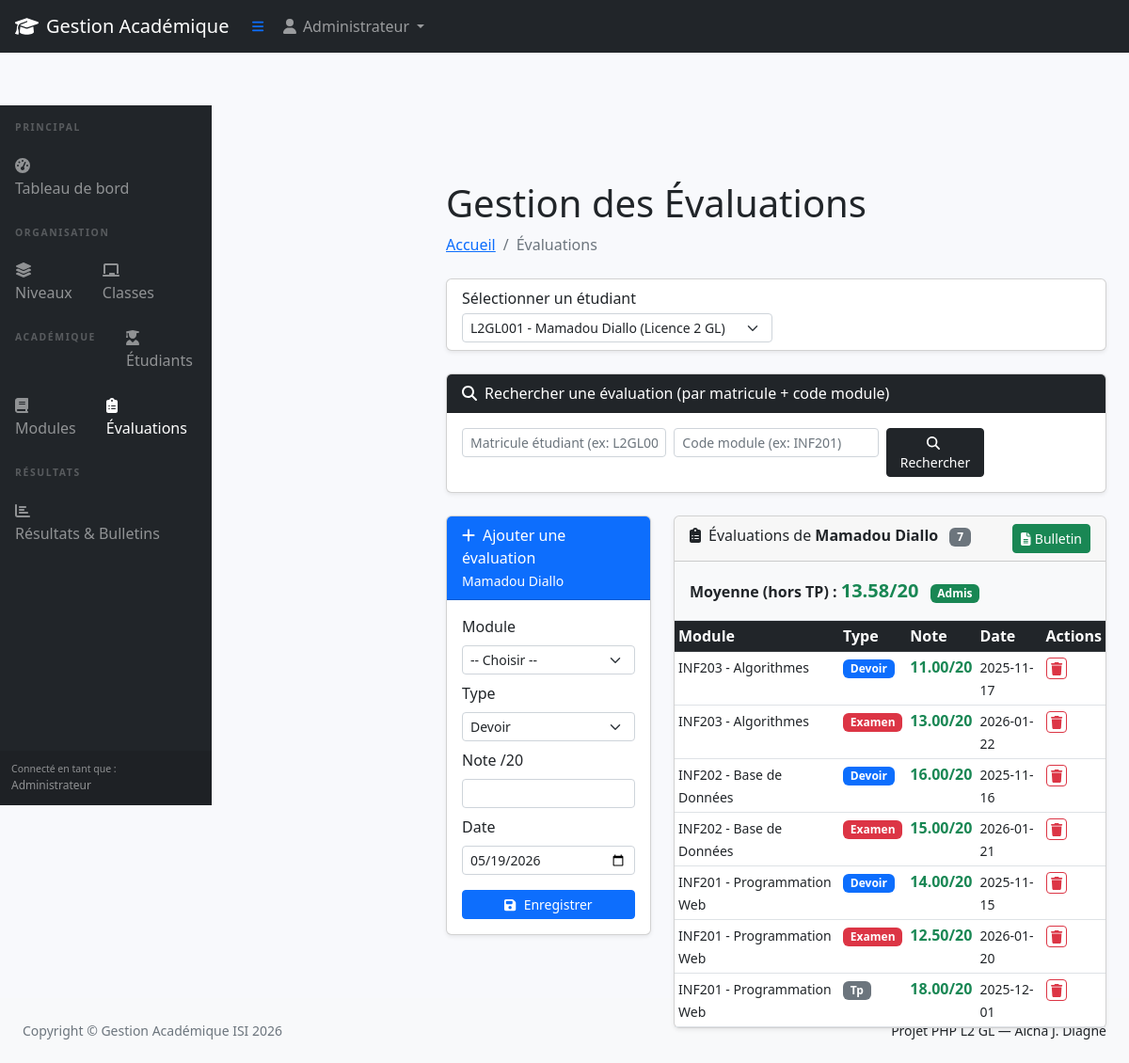
Page /index.php?page=evaluations&etudiant_id=1 (signed in) on the committed database.
### tables this page shows
CREATE TABLE IF NOT EXISTS etudiants (
    id INT AUTO_INCREMENT PRIMARY KEY,
    matricule VARCHAR(20) NOT NULL UNIQUE,
    nom VARCHAR(100) NOT NULL,
    prenom VARCHAR(100) NOT NULL,
    email VARCHAR(150),
    classe_id INT NOT NULL,
    created_at TIMESTAMP DEFAULT CURRENT_TIMESTAMP,
    FOREIGN KEY (classe_id) REFERENCES classes(id) ON DELETE CASCADE
);

CREATE TABLE IF NOT EXISTS evaluations (
    id INT AUTO_INCREMENT PRIMARY KEY,
    etudiant_id INT NOT NULL,
    module_id INT NOT NULL,
    type_eval ENUM('devoir', 'examen', 'tp') NOT NULL,
    note DECIMAL(5,2) NOT NULL CHECK (note >= 0 AND note <= 20),
    date_eval DATE NOT NULL,
    created_at TIMESTAMP DEFAULT CURRENT_TIMESTAMP,
    FOREIGN KEY (etudiant_id) REFERENCES etudiants(id) ON DELETE CASCADE,
    FOREIGN KEY (module_id) REFERENCES modules(id) ON DELETE CASCADE
);

CREATE TABLE IF NOT EXISTS modules (
    id INT AUTO_INCREMENT PRIMARY KEY,
    code VARCHAR(20) NOT NULL UNIQUE,
    nom VARCHAR(100) NOT NULL,
    created_at TIMESTAMP DEFAULT CURRENT_TIMESTAMP
);

### traitements/requetes.php (called while the page is built, shortened)
<?php
function getAllEtudiants()
{
    $pdo = getConnexion();
    return $pdo->query("SELECT e.*, c.nom AS classe_nom, n.nom AS niveau_nom FROM etudiants e JOIN classes c ON e.classe_id = c.id JOIN niveaux n ON c.niveau_id = n.id ORDER BY e.nom")->fetchAll();
}
function getEtudiantById($id)
{
    $pdo = getConnexion();
    $stmt = $pdo->prepare("SELECT e.*, c.nom AS classe_nom, n.nom AS niveau_nom FROM etudiants e JOIN classes c ON e.classe_id = c.id JOIN niveaux n ON c.niveau_id = n.id WHERE e.id = ?");
    $stmt->execute([$id]);
    return $stmt->fetch();
}
function getEvaluationsByEtudiant($etudiant_id)
{
    $pdo = getConnexion();
    $stmt = $pdo->prepare("SELECT ev.*, m.nom AS module_nom, m.code AS module_code FROM evaluations ev JOIN modules m ON ev.module_id = m.id WHERE ev.etudiant_id = ? ORDER BY m.nom, ev.type_eval");
    $stmt->execute([$etudiant_id]);
    return $stmt->fetchAll();
}
function calculerMoyenneEtudiant($etudiant_id)
{
    $pdo = getConnexion();
    $stmt = $pdo->prepare("SELECT AVG(note) FROM evaluations WHERE etudiant_id = ? AND type_eval IN ('devoir','examen')");
    $stmt->execute([$etudiant_id]);
    $moy = $stmt->fetchColumn();
    return $moy ? round($moy, 2) : 0;
}
function getStatutEtudiant($moyenne)
{
    if ($moyenne >= 10) return ['statut' => 'Admis', 'class' => 'success'];
    return ['statut' => 'Exclu', 'class' => 'danger'];
}

### pages/evaluations.php (the view, shortened to what this page needs)
<?php
$etudiant_id = isset($_GET['etudiant_id']) ? (int)$_GET['etudiant_id'] : 0;
$tous_etudiants = getAllEtudiants();
$etudiant = $etudiant_id ? getEtudiantById($etudiant_id) : null;
$evaluations = $etudiant_id ? getEvaluationsByEtudiant($etudiant_id) : [];
?>
<h1 class="mt-4">Gestion des Évaluations</h1>
<ol class="breadcrumb mb-4">
    <li class="breadcrumb-item"><a href="index.php?page=dashboard">Accueil</a></li>
    <li class="breadcrumb-item active">Évaluations</li>
</ol>
<div class="card shadow-sm mb-4">
    <div class="card-body py-2">
        <form method="GET" class="row g-2 align-items-end">
            <div class="col-md-6">
                <label class="form-label mb-1">Sélectionner un étudiant</label>
                <select name="etudiant_id" class="form-select form-select-sm" onchange="this.form.submit()">
                    <?php foreach ($tous_etudiants as $e): ?>
                    <option value="<?= $e['id'] ?>" <?= ($etudiant_id == $e['id']) ? 'selected' : '' ?>>
                        <?= htmlspecialchars($e['matricule'].' - '.$e['prenom'].' '.$e['nom'].' ('.$e['niveau_nom'].' '.$e['classe_nom'].')') ?>
                    </option>
                    <?php endforeach; ?>
                </select>
            </div>
        </form>
    </div>
</div>
<div class="card shadow-sm mb-4">
    <div class="card-header bg-dark text-white"><i class="fas fa-search me-2"></i>Rechercher une évaluation (par matricule + code module)</div>
    <div class="card-body">
        <form method="POST" class="row g-2">
            <div class="col-md-4">
                <input type="text" name="matricule" class="form-control form-control-sm" placeholder="Matricule étudiant (ex: L2GL001)" required/>
            </div>
            <div class="col-md-4">
                <input type="text" name="code_module" class="form-control form-control-sm" placeholder="Code module (ex: INF201)" required/>
            </div>
            <div class="col-md-2">
                <button type="submit" class="btn btn-dark btn-sm w-100"><i class="fas fa-search me-1"></i>Rechercher</button>
            </div>
        </form>
    </div>
</div>
<?php if ($etudiant): ?>
<div class="row">
    <div class="col-md-4 mb-4">
        <div class="card shadow-sm">
            <div class="card-header bg-primary text-white">
                <i class="fas fa-plus me-2"></i>Ajouter une évaluation<br>
                <small><?= htmlspecialchars($etudiant['prenom'].' '.$etudiant['nom']) ?></small>
            </div>
            <div class="card-body">
                <form method="POST">
                    <div class="mb-2">
                        <label class="form-label">Module</label>
                        <select name="module_id" class="form-select form-select-sm" required>
                            <option value="">-- Choisir --</option>
                        </select>
                    </div>
                    <div class="mb-2">
                        <label class="form-label">Type</label>
                        <select name="type_eval" class="form-select form-select-sm" required>
                            <option value="devoir">Devoir</option>
                        </select>
                    </div>
                    <div class="mb-2">
                        <label class="form-label">Note /20</label>
                        <input type="number" name="note" class="form-control form-control-sm" min="0" max="20" step="0.25" required/>
                    </div>
                    <div class="mb-3">
                        <label class="form-label">Date</label>
                        <input type="date" name="date_eval" class="form-control form-control-sm" value="<?= date('Y-m-d') ?>" required/>
                    </div>
                    <button type="submit" class="btn btn-primary btn-sm w-100"><i class="fas fa-save me-2"></i>Enregistrer</button>
                </form>
            </div>
        </div>
    </div>
    <div class="col-md-8 mb-4">
        <div class="card shadow-sm">
            <div class="card-header">
                <i class="fas fa-clipboard-list me-2"></i>Évaluations de
                <strong><?= htmlspecialchars($etudiant['prenom'].' '.$etudiant['nom']) ?></strong>
                <span class="badge bg-secondary ms-2"><?= count($evaluations) ?></span>
                <a href="index.php?page=resultats&etudiant_id=<?= $etudiant['id'] ?>" class="btn btn-sm btn-success float-end"><i class="fas fa-file-alt me-1"></i>Bulletin</a>
            </div>
            <div class="card-body p-0">
                <?php
                $moy = calculerMoyenneEtudiant($etudiant['id']);
                $statut = getStatutEtudiant($moy);
                ?>
                <div class="p-3 bg-light border-bottom">
                    <strong>Moyenne (hors TP) :</strong>
                    <span class="fs-5 fw-bold text-<?= $statut['class'] ?>"><?= number_format($moy, 2) ?>/20</span>
                    <span class="badge bg-<?= $statut['class'] ?> ms-2"><?= $statut['statut'] ?></span>
                </div>
                <?php if (empty($evaluations)): ?>
                    <p class="text-muted text-center p-4">Aucune évaluation enregistrée</p>
                <?php else: ?>
                <table class="table table-hover table-sm mb-0">
                    <thead class="table-dark">
                        <tr><th>Module</th><th>Type</th><th>Note</th><th>Date</th><th>Actions</th></tr>
                    </thead>
                    <tbody>
                        <?php foreach ($evaluations as $ev): ?>
                        <tr>
                            <td><small><?= htmlspecialchars($ev['module_code'].' - '.$ev['module_nom']) ?></small></td>
                            <td>
                                <span class="badge bg-<?= $ev['type_eval']=='examen' ? 'danger' : ($ev['type_eval']=='devoir' ? 'primary' : 'secondary') ?>">
                                    <?= ucfirst($ev['type_eval']) ?>
                                </span>
                            </td>
                            <td>
                                <strong class="text-<?= $ev['note'] >= 10 ? 'success' : 'danger' ?>">
                                    <?= number_format($ev['note'], 2) ?>/20
                                </strong>
                            </td>
                            <td><small><?= $ev['date_eval'] ?></small></td>
                            <td>
                                <a href="index.php?page=evaluations&etudiant_id=<?= $etudiant['id'] ?>&delete_eval=<?= $ev['id'] ?>"
                                   class="btn btn-sm btn-outline-danger py-0 px-1" onclick="return confirm('Supprimer ?')">
                                    <i class="fas fa-trash"></i>
                                </a>
                            </td>
                        </tr>
                        <?php endforeach; ?>
                    </tbody>
                </table>
                <?php endif; ?>
            </div>
        </div>
    </div>
</div>
<?php endif; ?>

### public/css/styles.css (style rules this page uses)
body { background-color: #f8f9fc; }

### rows in the picture
etudiants: prenom+nom "Mamadou Diallo"
evaluations: module.nom "INF203 - Algorithmes", type_eval "Devoir", note "11.00", date_eval "2025-11-17"
evaluations: module.nom "INF203 - Algorithmes", type_eval "Examen", note "13.00", date_eval "2026-01-22"
evaluations: module.nom "INF202 - Base de Données", type_eval "Devoir", note "16.00", date_eval "2025-11-16"
evaluations: module.nom "INF202 - Base de Données", type_eval "Examen", note "15.00", date_eval "2026-01-21"
evaluations: module.nom "INF201 - Programmation Web", type_eval "Devoir", note "14.00", date_eval "2025-11-15"
evaluations: module.nom "INF201 - Programmation Web", type_eval "Examen", note "12.50", date_eval "2026-01-20"
evaluations: module.nom "INF201 - Programmation Web", type_eval "Tp", note "18.00", date_eval "2025-12-01"

### other values in the picture
$_SESSION['user']['nom'] "Administrateur"
count($evaluations) "7"
$moy "13.58"
$statut['statut'] "Admis"
form field etudiant_id "L2GL001 - Mamadou Diallo (Licence 2 GL)"
